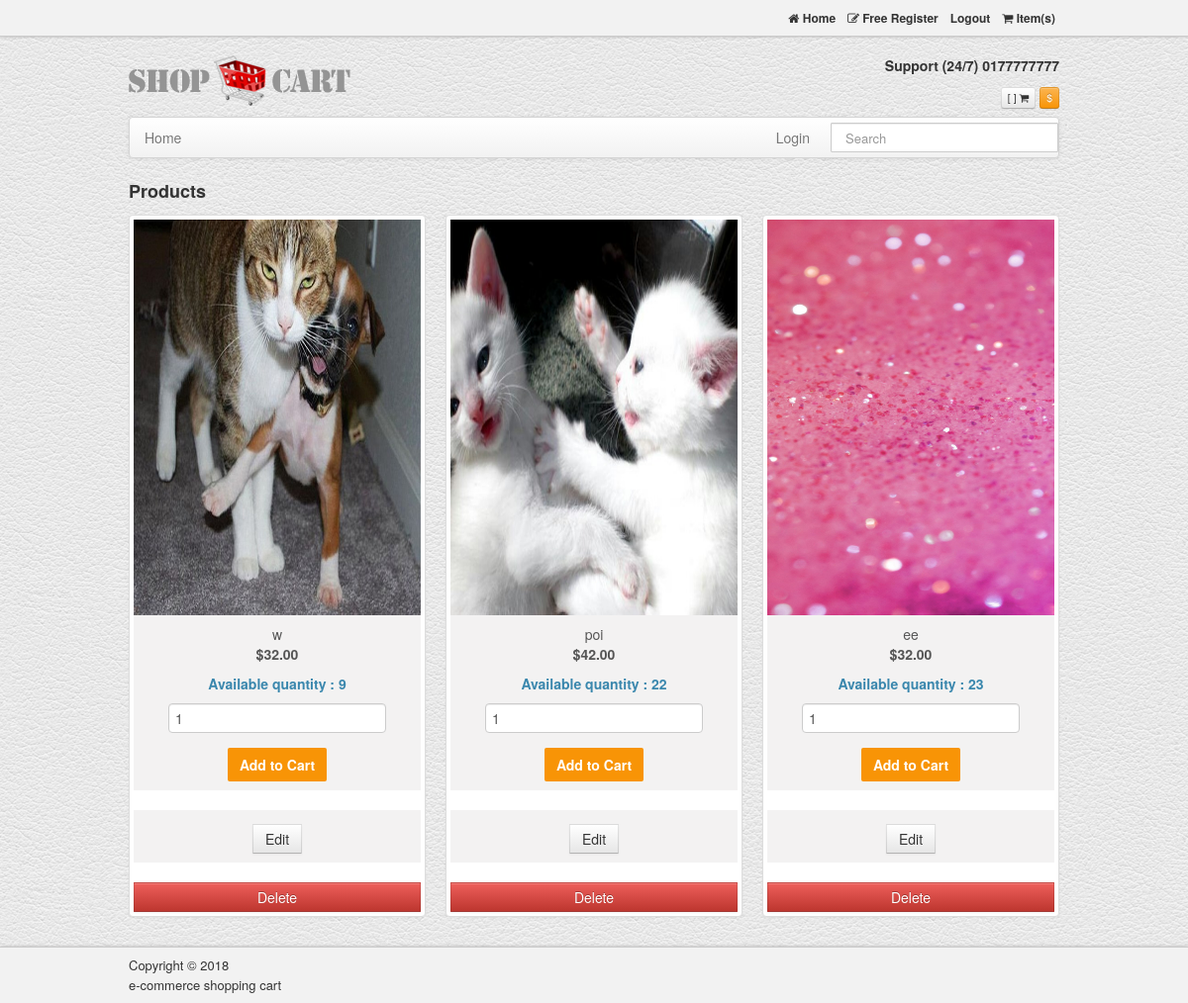
The page / (signed in) on the database its author committed.
### tables this page shows
CREATE TABLE `products` (
  `id` int(11) NOT NULL,
  `p_name` varchar(255) NOT NULL,
  `image` varchar(255) NOT NULL,
  `price` double(10,2) NOT NULL,
  `quantity` int(11) NOT NULL
);

### index.php (the view, shortened to what this page needs)
<?php
include('connection.php');
$query = "SELECT * FROM products ORDER BY id ASC";
$result = $connection->query($query);
?>
<!DOCTYPE html>
<html lang="en">
<head>
    <link href="assets/css/bootstrap.css" rel="stylesheet"/>
    <link href="assets/css/bootstrap.min.css" rel="stylesheet"/>
    <link href="assets/css/style.css" rel="stylesheet"/>
    <link href="assets/font-awesome/css/font-awesome.css" rel="stylesheet">
</head>
<body>
<div class="navbar navbar-inverse navbar-fixed-top">
    <div class="topNav">
        <div class="container">
            <div class="alignR">
                <a href="index.php"> <span class="icon-home"></span> Home</a>
                <a href="login.php"><span class="icon-edit"></span> Free Register </a>
                <a href="logout.php"><?php if (isset($_SESSION['user'])) echo "Logout"; ?></a>
                <a href="cart.php"><span class="icon-shopping-cart"></span> <?php if (isset($_SESSION["cart"]))
                        echo count($_SESSION["cart"]); ?> Item(s)</a>
            </div>
        </div>
    </div>
</div>
<div class="container">
    <header id="header">
        <div class="row">
            <div class="span4">
                <h1>
                    <a class="logo" href="index.php"><span>Online Shopping cart</span>
                        <img src="assets/img/logo-bootstrap-shoping-cart.png" alt="bootstrap sexy shop">
                    </a>
                </h1>
            </div>
            <div class="span8 alignR">
                <p><br> <strong> Support (24/7) 0177777777 </strong><br><br></p>
                <span class="btn btn-mini">[ <?php if (isset($_SESSION["cart"]))
                        echo count($_SESSION["cart"]); ?> ] <span class="icon-shopping-cart"></span></span>
                <span class="btn btn-warning btn-mini">$</span>
            </div>
        </div>
    </header>
    <div class="navbar">
        <div class="navbar-inner">
            <div class="container">
                <div class="nav-collapse">
                    <ul class="nav">
                        <li class=""><a href="index.php">Home </a></li>
                    </ul>
                    <form action="search.php" method="post" class="navbar-search pull-right">
                        <input type="text" name="search_name" placeholder="Search" class="search-query span2">
                    </form>
                    <ul class="nav pull-right">
                        <li class="dropdown">
                            <a href="login.php"> Login </a>
                        </li>
                    </ul>
                </div>
            </div>
        </div>
    </div>
    <h3>Products </h3>
    <ul class="thumbnails">
        <?php
        while ($row = $result->fetch_assoc()) {
            ?>
            <li class="span4">
                <div class="thumbnail">
                    <form method="post" action="shop.php?action=add&id=<?php echo $row["id"]; ?>">
                        <img style="width: 100%; height: 400px; background-repeat: no-repeat;" src="<?php echo $row["image"]; ?>" alt="" >
                        <div class="caption cntr">
                            <p><?php echo $row["p_name"]; ?></p>
                            <p><strong> $<?php echo $row["price"]; ?></strong></p>
                            <h5 class="text-info">Available quantity : <?php echo $row["quantity"]; ?></h5>
                            <input type="text" name="quantity" class="form-control" value="1">
                            <br class="clr">
                            <input type="submit" name="add" style="margin-top:5px;" class="shopBtn"
                                   value="Add to Cart">
                        </div>
                    </form>
                    <?php
                    if (isset($_SESSION['admin']) && $_SESSION['admin'] == 1) {
                        ?>
                        <form action="edit_item.php" method="post">
                            <div class="caption cntr">
                                <input type="submit" style="margin-top:5px;" class="btn btn-default" value="Edit">
                            </div>
                        </form>
                        <a class="btn btn-danger" style="margin-top:5px;"
                           href="delete_item.php?id=<?php echo $row['id']; ?>">Delete</a>
                        <?php
                    }
                    ?>
                </div>
            </li>
            <?php
        }
        ?>
    </ul>
</div>
<div class="copyright">
    <div class="container">
        <span>Copyright &copy; 2018<br> e-commerce shopping cart</span>
    </div>
</div>
</body>
</html>

### assets/css/style.css (style rules this page uses)
body { background:url(assets/img/white_leather.png) repeat 0 0; }
#header { padding:8px 0 8px; }
#header a { text-decoration:none }
#header p { padding:0; margin:0; line-height:1em; font-size:100% }
#header h1 { margin:0;line-height:1em }
#header { padding-top:44px; }
.logo { padding-top: 11px;display: block; }
h3 { font-size: 18px;line-height: 1.5em; }
.navbar-inner { padding-left: 0;padding-right: 0; }
.thumbnail .btn { border-radius: 0 0 0 0; }
.thumbnail img { max-width:100% }
.alignR { text-align:right; }
.navbar .nav , .marginLess { margin:0 }
.navbar-search .search-query { padding: 4px 14px;-moz-border-radius: 1px;-webkit-border-radius: 1px;border-radius: 1px;line-height: 1.5em; min-width: 200px; }
.navbar-search { margin-left:6px; }
.caption p { margin:0 }
.thumbnail .caption { padding: 9px;color: #555555;background: #F3F2F2; }
.copyright { clear: both; padding: 8px; border-top: 1px solid #CCC; font-size: 13px; background: #f2f2f2; box-shadow: 0 0 3px #B1AFAF; }
.topNav { padding: 0;border-bottom: 1px solid #CCC;background: #f2f2f2;box-shadow: 0 0 3px #B1AFAF; }
.topNav a { color:#333; font-size:12px; font-weight:bold; display:inline-block; padding:8px 4px; }
.cntr { text-align:center }
.thumbnail>a { display:block; text-align:center }
.thumbnail h5,.thumbnail p { text-align:center }
.thumbnail { position:relative; }
.thumbnail { background:#fff }
.shopBtn { min-height: 34px;font-size: 14px;font-weight: bold;line-height: 34px;text-align: center;color: #fff;border-radius: 2px;background: #f89406;display:inline-block;padding:0 12px;border:0; }

### rows shown on the page
products: image (picture), p_name "w", price "32.00", quantity "9"
products: image (picture), p_name "poi", price "42.00", quantity "22"
products: image (picture), p_name "ee", price "32.00", quantity "23"
